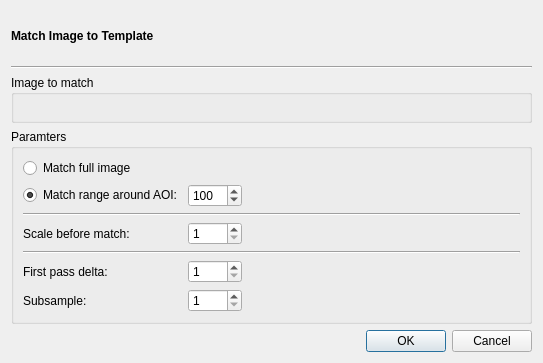
<?xml version="1.0" encoding="UTF-8"?>
<ui version="4.0">
 <class>MeasureMatchDialog</class>
 <widget class="QDialog" name="MeasureMatchDialog">
  <property name="geometry">
   <rect>
    <x>0</x>
    <y>0</y>
    <width>543</width>
    <height>363</height>
   </rect>
  </property>
  <property name="windowTitle">
   <string>Dialog</string>
  </property>
  <layout class="QVBoxLayout" name="verticalLayout">
   <item>
    <widget class="QLabel" name="label">
     <property name="font">
      <font>
       <bold>true</bold>
      </font>
     </property>
     <property name="text">
      <string>Match Image to Template</string>
     </property>
    </widget>
   </item>
   <item>
    <widget class="Line" name="line">
     <property name="orientation">
      <enum>Qt::Horizontal</enum>
     </property>
    </widget>
   </item>
   <item>
    <widget class="QGroupBox" name="groupBox">
     <property name="title">
      <string>Image to match</string>
     </property>
     <layout class="QVBoxLayout" name="verticalLayout_2"/>
    </widget>
   </item>
   <item>
    <widget class="QGroupBox" name="matchFullBox">
     <property name="title">
      <string>Paramters</string>
     </property>
     <layout class="QGridLayout" name="gridLayout">
      <item row="5" column="1">
       <widget class="QSpinBox" name="firstPassBox">
        <property name="minimum">
         <number>1</number>
        </property>
        <property name="maximum">
         <number>10</number>
        </property>
       </widget>
      </item>
      <item row="5" column="0">
       <widget class="QLabel" name="label_2">
        <property name="text">
         <string>First pass delta:</string>
        </property>
       </widget>
      </item>
      <item row="3" column="0">
       <widget class="QLabel" name="label_4">
        <property name="text">
         <string>Scale before match:</string>
        </property>
       </widget>
      </item>
      <item row="1" column="0">
       <widget class="QRadioButton" name="matchRangeButton">
        <property name="text">
         <string>Match range around AOI:</string>
        </property>
        <property name="checked">
         <bool>true</bool>
        </property>
        <attribute name="buttonGroup">
         <string notr="true">buttonGroup</string>
        </attribute>
       </widget>
      </item>
      <item row="6" column="0">
       <widget class="QLabel" name="label_3">
        <property name="text">
         <string>Subsample:</string>
        </property>
       </widget>
      </item>
      <item row="1" column="2">
       <spacer name="horizontalSpacer">
        <property name="orientation">
         <enum>Qt::Horizontal</enum>
        </property>
        <property name="sizeHint" stdset="0">
         <size>
          <width>40</width>
          <height>20</height>
         </size>
        </property>
       </spacer>
      </item>
      <item row="2" column="0" colspan="3">
       <widget class="Line" name="line_2">
        <property name="orientation">
         <enum>Qt::Horizontal</enum>
        </property>
       </widget>
      </item>
      <item row="0" column="0">
       <widget class="QRadioButton" name="matchFullButton">
        <property name="text">
         <string>Match full image</string>
        </property>
        <attribute name="buttonGroup">
         <string notr="true">buttonGroup</string>
        </attribute>
       </widget>
      </item>
      <item row="1" column="1">
       <widget class="QSpinBox" name="matchRangeBox">
        <property name="minimum">
         <number>10</number>
        </property>
        <property name="maximum">
         <number>1000</number>
        </property>
        <property name="singleStep">
         <number>10</number>
        </property>
        <property name="value">
         <number>100</number>
        </property>
       </widget>
      </item>
      <item row="6" column="1">
       <widget class="QSpinBox" name="subsampleBox">
        <property name="minimum">
         <number>1</number>
        </property>
        <property name="maximum">
         <number>10</number>
        </property>
       </widget>
      </item>
      <item row="4" column="0" colspan="3">
       <widget class="Line" name="line_3">
        <property name="orientation">
         <enum>Qt::Horizontal</enum>
        </property>
       </widget>
      </item>
      <item row="3" column="1">
       <widget class="QSpinBox" name="factorBox">
        <property name="minimum">
         <number>1</number>
        </property>
        <property name="maximum">
         <number>4</number>
        </property>
       </widget>
      </item>
     </layout>
    </widget>
   </item>
   <item>
    <widget class="QDialogButtonBox" name="buttonBox">
     <property name="orientation">
      <enum>Qt::Horizontal</enum>
     </property>
     <property name="standardButtons">
      <set>QDialogButtonBox::Cancel|QDialogButtonBox::Ok</set>
     </property>
    </widget>
   </item>
  </layout>
 </widget>
 <tabstops>
  <tabstop>matchFullButton</tabstop>
  <tabstop>matchRangeButton</tabstop>
  <tabstop>matchRangeBox</tabstop>
  <tabstop>factorBox</tabstop>
  <tabstop>firstPassBox</tabstop>
  <tabstop>subsampleBox</tabstop>
 </tabstops>
 <resources/>
 <connections>
  <connection>
   <sender>buttonBox</sender>
   <signal>accepted()</signal>
   <receiver>MeasureMatchDialog</receiver>
   <slot>accept()</slot>
   <hints>
    <hint type="sourcelabel">
     <x>248</x>
     <y>254</y>
    </hint>
    <hint type="destinationlabel">
     <x>157</x>
     <y>274</y>
    </hint>
   </hints>
  </connection>
  <connection>
   <sender>buttonBox</sender>
   <signal>rejected()</signal>
   <receiver>MeasureMatchDialog</receiver>
   <slot>reject()</slot>
   <hints>
    <hint type="sourcelabel">
     <x>316</x>
     <y>260</y>
    </hint>
    <hint type="destinationlabel">
     <x>286</x>
     <y>274</y>
    </hint>
   </hints>
  </connection>
 </connections>
 <buttongroups>
  <buttongroup name="buttonGroup"/>
 </buttongroups>
</ui>
